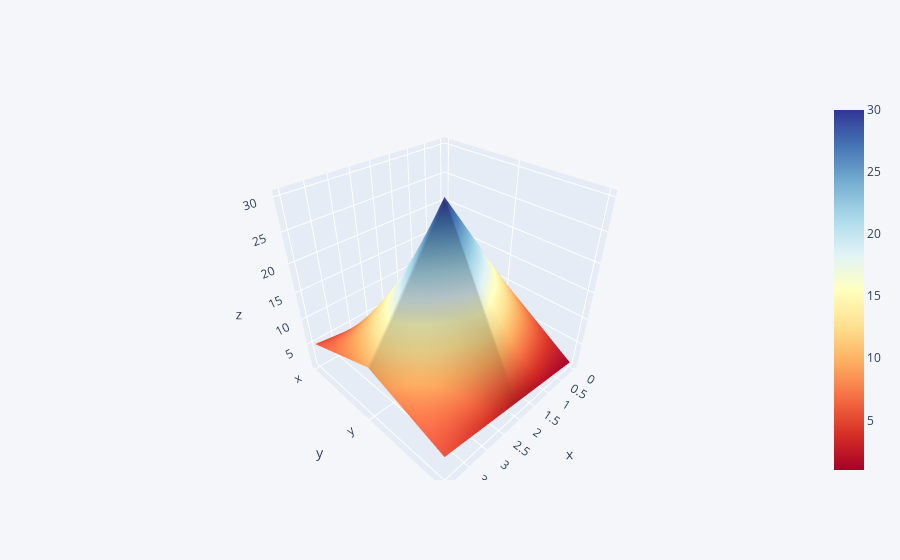

The cell this chart's notebook holds for it:
### Code cell
df4.iplot(kind='surface',colorscale='rdylbu')

### Figure 1 — Plotly figure (JSON) as saved in the notebook; plotly's stock layout.template omitted (floating-point values rounded to 4 significant figures)
{"data": [{"colorscale": [[0, "rgb(165,0,38)"], [0.1, "rgb(215,48,39)"], [0.2, "rgb(244,109,67)"], [0.3, "rgb(253,174,97)"], [0.4, "rgb(254,224,144)"], [0.5, "rgb(255,255,191)"], [0.6, "rgb(224,243,248)"], [0.7, "rgb(171,217,233)"], [0.8, "rgb(116,173,209)"], [0.9, "rgb(69,117,180)"], [1, "rgb(49,54,149)"]], "type": "surface", "x": [0, 1, 2, 3, 4], "y": ["x", "y", "z"], "z": [[1, 2, 3, 4, 5], [10, 20, 30, 20, 10], [1, 2, 3, 4, 5]]}], "layout": {"legend": {"bgcolor": "#F5F6F9", "font": {"color": "#4D5663"}}, "paper_bgcolor": "#F5F6F9", "plot_bgcolor": "#F5F6F9", "title": {"font": {"color": "#4D5663"}}, "xaxis": {"gridcolor": "#E1E5ED", "showgrid": true, "tickfont": {"color": "#4D5663"}, "title": {"font": {"color": "#4D5663"}, "text": ""}, "zerolinecolor": "#E1E5ED"}, "yaxis": {"gridcolor": "#E1E5ED", "showgrid": true, "tickfont": {"color": "#4D5663"}, "title": {"font": {"color": "#4D5663"}, "text": ""}, "zerolinecolor": "#E1E5ED"}}}
